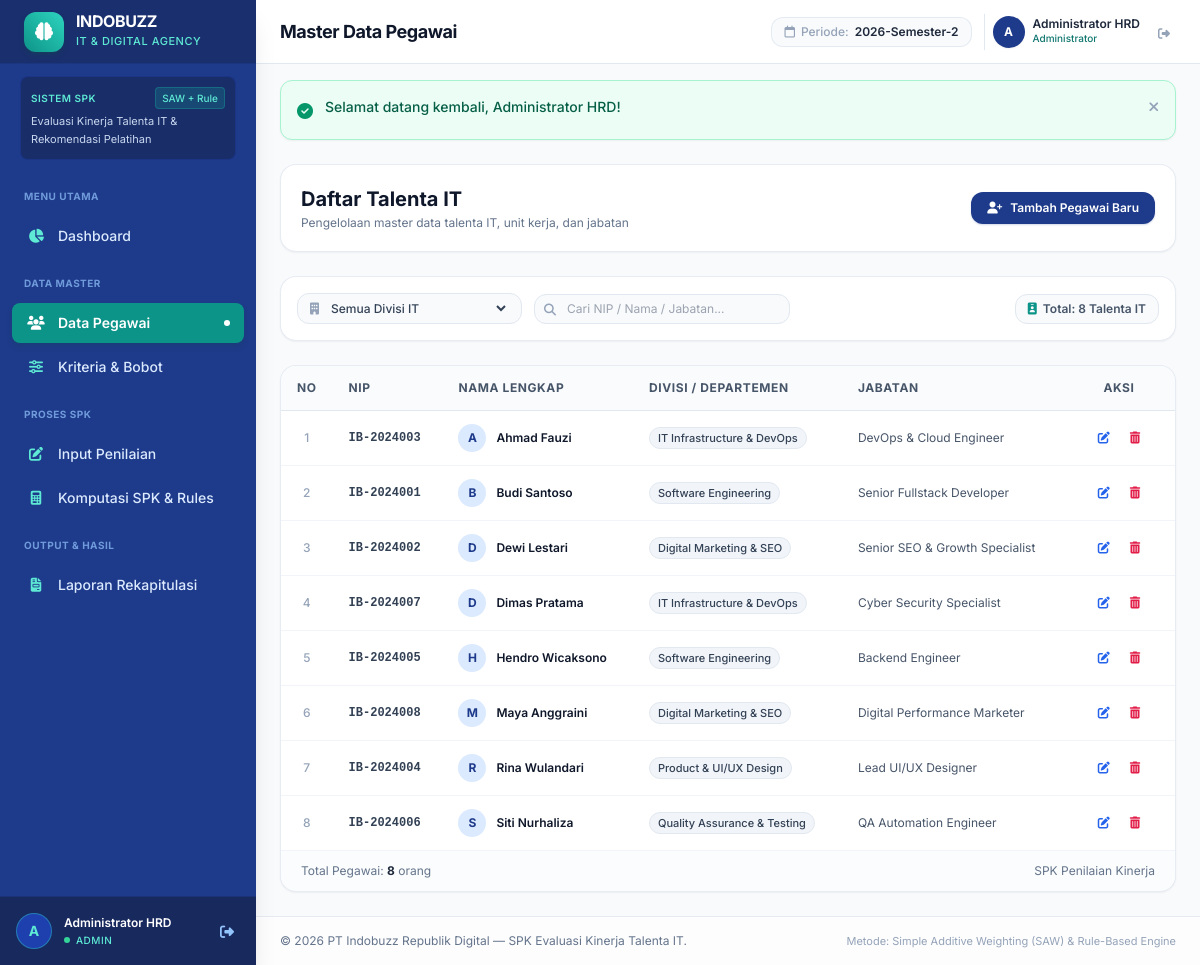
Screenshot of /pegawai.php (signed in) with the database file from the repository.
### tables this page shows
CREATE TABLE `pegawai` (
  `id` int(11) NOT NULL AUTO_INCREMENT,
  `nip` varchar(20) NOT NULL,
  `nama` varchar(100) NOT NULL,
  `departemen` varchar(50) NOT NULL,
  `jabatan` varchar(50) NOT NULL,
  `created_at` timestamp NOT NULL DEFAULT current_timestamp(),
  PRIMARY KEY (`id`),
  UNIQUE KEY `nip` (`nip`)
);

### pegawai.php (the view, shortened to what this page needs)
<?php
require_once __DIR__ . '/config/database.php';
$search = trim($_GET['search'] ?? '');
$sql = "SELECT * FROM pegawai WHERE 1=1";
$params = [];
$sql .= " ORDER BY nama ASC";
$stmt = $pdo->prepare($sql);
$stmt->execute($params);
$pegawaiList = $stmt->fetchAll();
require_once __DIR__ . '/includes/header.php';
?>
<?php require_once __DIR__ . '/includes/sidebar.php'; ?>
<div class="flex-1 flex flex-col min-w-0 overflow-y-auto">
    <?php require_once __DIR__ . '/includes/topbar.php'; ?>
    <main class="p-6 max-w-7xl w-full mx-auto space-y-6">
        <div class="bg-white rounded-2xl p-5 border border-slate-200/80 shadow-sm flex flex-col sm:flex-row sm:items-center justify-between gap-4">
            <div>
                <h1 class="text-xl font-bold text-slate-900">Daftar Talenta IT</h1>
                <p class="text-xs text-slate-500 mt-0.5">Pengelolaan master data talenta IT, unit kerja, dan jabatan</p>
            </div>
            <button type="button" onclick="openModal('modal-tambah-pegawai')"
                    class="inline-flex items-center gap-2 py-2 px-4 rounded-xl bg-[#1E3A8A] hover:bg-[#172554] text-white text-xs font-semibold shadow-sm shadow-blue-900/20 transition-all shrink-0">
                <i class="fa-solid fa-user-plus text-xs"></i>
                <span>Tambah Pegawai Baru</span>
            </button>
        </div>
        <div class="bg-white rounded-2xl p-4 border border-slate-200/80 shadow-sm">
            <form method="GET" action="pegawai.php" class="flex flex-wrap items-center justify-between gap-3">
                <div class="flex flex-wrap items-center gap-3">
                    <div class="inline-flex items-center gap-2 bg-slate-50 border border-slate-200 rounded-xl px-3 py-1.5 text-xs">
                        <i class="fa-solid fa-building text-slate-400"></i>
                        <select name="departemen" onchange="this.form.submit()" class="bg-transparent font-medium text-slate-700 focus:outline-none cursor-pointer text-xs">
                            <option value="">Semua Divisi IT</option>
                        </select>
                    </div>
                    <div class="relative">
                        <input type="text" name="search" value="<?= htmlspecialchars($search) ?>" placeholder="Cari NIP / Nama / Jabatan..."
                               class="text-xs py-1.5 pl-8 pr-3 bg-slate-50 border border-slate-200 rounded-xl focus:outline-none focus:ring-2 focus:ring-[#1E3A8A] w-48 sm:w-64 text-slate-800">
                        <i class="fa-solid fa-magnifying-glass absolute left-2.5 top-2 text-slate-400 text-xs"></i>
                    </div>
                </div>
                <div class="hidden sm:inline-flex items-center gap-1.5 px-3 py-1.5 rounded-xl bg-slate-50 border border-slate-200 text-xs font-semibold text-slate-600">
                    <i class="fa-solid fa-id-badge text-teal-600"></i>
                    <span>Total: <?= count($pegawaiList) ?> Talenta IT</span>
                </div>
            </form>
        </div>
        <div class="bg-white rounded-2xl border border-slate-200/80 shadow-sm overflow-hidden">
            <div class="overflow-x-auto">
                <table class="w-full text-left text-xs">
                    <thead class="bg-slate-50/80 text-slate-600 font-semibold uppercase tracking-wider border-b border-slate-200">
                        <tr>
                            <th class="py-3.5 px-4 text-center w-12">No</th>
                            <th class="py-3.5 px-4">NIP</th>
                            <th class="py-3.5 px-4">Nama Lengkap</th>
                            <th class="py-3.5 px-4">Divisi / Departemen</th>
                            <th class="py-3.5 px-4">Jabatan</th>
                            <th class="py-3.5 px-4 text-center w-28">Aksi</th>
                        </tr>
                    </thead>
                    <tbody class="divide-y divide-slate-100">
                        <?php if (empty($pegawaiList)): ?>
                            <tr>
                                <td colspan="6" class="py-10 text-center text-slate-400">
                                    <i class="fa-solid fa-user-slash text-3xl mb-2 text-slate-300"></i>
                                    <p class="font-medium">Data pegawai tidak ditemukan.</p>
                                    <p class="text-[11px] mt-1 text-slate-400">Silakan ubah filter pencarian atau tambahkan pegawai baru.</p>
                                </td>
                            </tr>
                        <?php else: ?>
                            <?php foreach ($pegawaiList as $idx => $p): ?>
                                <tr class="hover:bg-slate-50/80 transition-colors">
                                    <td class="py-3 px-4 text-center text-slate-400 font-medium">
                                        <?= $idx + 1 ?>
                                    </td>
                                    <td class="py-3 px-4 font-mono font-semibold text-slate-700">
                                        <?= htmlspecialchars($p['nip']) ?>
                                    </td>
                                    <td class="py-3 px-4">
                                        <div class="flex items-center gap-2.5">
                                            <div class="w-7 h-7 rounded-full bg-blue-100 text-[#1E3A8A] flex items-center justify-center font-bold text-xs">
                                                <?= strtoupper(substr($p['nama'], 0, 1)) ?>
                                            </div>
                                            <span class="font-semibold text-slate-900"><?= htmlspecialchars($p['nama']) ?></span>
                                        </div>
                                    </td>
                                    <td class="py-3 px-4">
                                        <span class="inline-flex items-center px-2 py-0.5 rounded-full text-[11px] font-medium bg-slate-100 text-slate-700 border border-slate-200">
                                            <?= htmlspecialchars($p['departemen']) ?>
                                        </span>
                                    </td>
                                    <td class="py-3 px-4 text-slate-600">
                                        <?= htmlspecialchars($p['jabatan']) ?>
                                    </td>
                                    <td class="py-3 px-4 text-center">
                                        <div class="flex items-center justify-center gap-1.5">
                                            <button type="button"
                                                    onclick="editPegawai(<?= htmlspecialchars(json_encode($p)) ?>)"
                                                    title="Ubah Data"
                                                    class="p-1.5 rounded-lg text-blue-600 hover:bg-blue-50 border border-transparent hover:border-blue-200 transition-colors">
                                                <i class="fa-solid fa-pen-to-square text-xs"></i>
                                            </button>
                                            <a href="actions/pegawai_action.php?action=delete&id=<?= $p['id'] ?>"
                                               onclick="return confirm('Apakah Anda yakin ingin menghapus data pegawai <?= htmlspecialchars(addslashes($p['nama'])) ?>? Seluruh riwayat penilaian terkait juga akan terhapus.');"
                                               title="Hapus Pegawai"
                                               class="p-1.5 rounded-lg text-rose-600 hover:bg-rose-50 border border-transparent hover:border-rose-200 transition-colors">
                                                <i class="fa-solid fa-trash-can text-xs"></i>
                                            </a>
                                        </div>
                                    </td>
                                </tr>
                            <?php endforeach; ?>
                        <?php endif; ?>
                    </tbody>
                </table>
            </div>
            <div class="py-3 px-5 border-t border-slate-100 bg-slate-50/50 flex items-center justify-between text-xs text-slate-500">
                <span>Total Pegawai: <strong class="text-slate-800"><?= count($pegawaiList) ?></strong> orang</span>
                <span>SPK Penilaian Kinerja</span>
            </div>
        </div>
    </main>
    <?php require_once __DIR__ . '/includes/footer.php'; ?>

### includes/header.php (style rules this page uses)
body { font-family: 'Inter', 'Segoe UI', sans-serif; color: #0F172A; background-color: #F8FAFC; }

### rows the page displays
pegawai: nip "IB-2024003", nama "A", nama "Ahmad Fauzi", departemen "IT Infrastructure & DevOps", jabatan "DevOps & Cloud Engineer"
pegawai: nip "IB-2024001", nama "B", nama "Budi Santoso", departemen "Software Engineering", jabatan "Senior Fullstack Developer"
pegawai: nip "IB-2024002", nama "D", nama "Dewi Lestari", departemen "Digital Marketing & SEO", jabatan "Senior SEO & Growth Specialist"
pegawai: nip "IB-2024007", nama "D", nama "Dimas Pratama", departemen "IT Infrastructure & DevOps", jabatan "Cyber Security Specialist"
pegawai: nip "IB-2024005", nama "H", nama "Hendro Wicaksono", departemen "Software Engineering", jabatan "Backend Engineer"
pegawai: nip "IB-2024008", nama "M", nama "Maya Anggraini", departemen "Digital Marketing & SEO", jabatan "Digital Performance Marketer"
pegawai: nip "IB-2024004", nama "R", nama "Rina Wulandari", departemen "Product & UI/UX Design", jabatan "Lead UI/UX Designer"
pegawai: nip "IB-2024006", nama "S", nama "Siti Nurhaliza", departemen "Quality Assurance & Testing", jabatan "QA Automation Engineer"

### other values shown
substr($user['nama_lengkap'] ?? 'A', 0, 1) "A"
$user['nama_lengkap'] "Administrator HRD"
$user['role'] "ADMIN"
$pageTitle "Master Data Pegawai"
$activePeriod "2026-Semester-2"
$user['role'] === 'admin' ? 'Administrator' : 'HR Specialist' "Administrator"
$flash['message'] "Selamat datang kembali, Administrator HRD!"
count($pegawaiList) "8"
